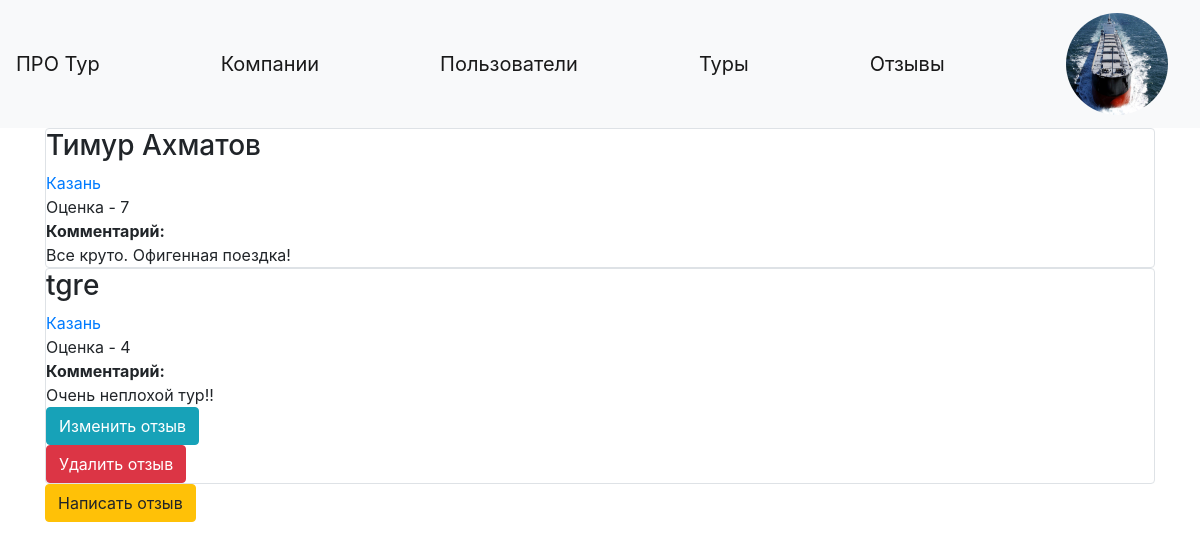
Page /reviews/tour/1 (signed in) on the committed database.
### data/reviews.py (models this page shows)
class Review(SqlAlchemyBase):
    __tablename__ = 'reviews'
    id = sqlalchemy.Column(sqlalchemy.Integer, primary_key=True, autoincrement=True)
    user_id = sqlalchemy.Column(sqlalchemy.Integer, sqlalchemy.ForeignKey("users.id"))
    user = orm.relationship('User')
    tour_id = sqlalchemy.Column(sqlalchemy.Integer, sqlalchemy.ForeignKey("tours.id"))
    tour = orm.relationship('Tour')
    grade = sqlalchemy.Column(sqlalchemy.Integer, nullable=True)
    comment = sqlalchemy.Column(sqlalchemy.String, nullable=True)

### data/users.py (models this page shows, shortened)
class User(SqlAlchemyBase, UserMixin, SerializerMixin):
    __tablename__ = 'users'
    id = sqlalchemy.Column(sqlalchemy.Integer, primary_key=True, autoincrement=True)
    name = sqlalchemy.Column(sqlalchemy.String, nullable=True)
    birthday = sqlalchemy.Column(sqlalchemy.DateTime, nullable=True)
    sex = sqlalchemy.Column(sqlalchemy.String, nullable=True)
    email = sqlalchemy.Column(sqlalchemy.String, index=True, unique=True, nullable=True)
    hashed_password = sqlalchemy.Column(sqlalchemy.String, nullable=True)
    created_date = sqlalchemy.Column(sqlalchemy.DateTime, default=datetime.datetime.now)
    access_company = sqlalchemy.Column(sqlalchemy.String, nullable=True, default='')

### data/tours.py (models this page shows)
class Tour(SqlAlchemyBase):
    __tablename__ = 'tours'
    id = sqlalchemy.Column(sqlalchemy.Integer, primary_key=True, autoincrement=True)
    title = sqlalchemy.Column(sqlalchemy.String, nullable=True)
    first_day = sqlalchemy.Column(sqlalchemy.DateTime, nullable=True)
    last_day = sqlalchemy.Column(sqlalchemy.DateTime, nullable=True)
    people = sqlalchemy.Column(sqlalchemy.String, nullable=True)
    company_id = sqlalchemy.Column(sqlalchemy.Integer, sqlalchemy.ForeignKey("companies.id"))
    company = orm.relationship('Company')
    created_date = sqlalchemy.Column(sqlalchemy.DateTime, default=datetime.datetime.now)
    place = sqlalchemy.Column(sqlalchemy.String, nullable=True)

### main.py (the view)
@app.route('/reviews/tour/<int:id>')
def review_tour(id):
    db_sess = db_session.create_session()
    tour = db_sess.query(Tour).filter(Tour.id == id).first()
    reviews = db_sess.query(Review).filter(Review.tour_id == id).all()
    k = ''
    for p in list(map(int, tour.people.split(','))):
        if db_sess.query(User).filter(User.id == p).first():
            k += ', ' + db_sess.query(User).filter(User.id == p).first().name
    return render_template('tour_reviews.html', title=f'Отзывы на тур {tour.title}', reviews=reviews, people=k[2:], tour=tour, img=url_for("static", filename=image))

### data/db_session.py (called while the page is built)
def create_session() -> Session:
    global __factory
    return __factory()

### main.py (called while the page is built)
@login_manager.user_loader
def load_user(user_id):
    db_sess = db_session.create_session()
    return db_sess.query(User).get(user_id)

### templates/tour_reviews.html
{% extends "base.html" %}
{% block content %}
{% for item in reviews%}
<div class="col-md6 border rounded">
    <h3>{{item.user.name}}</h3>
    <div>
        <a href="/tours/{{ item.tour.id }}">{{item.tour.title}}</a>
    </div>
    <div>
        Оценка - {{item.grade}}
    </div>
        <b>Комментарий:</b>
    <div>
        {{ item.comment }}
    </div>
    {% if current_user.is_authenticated and current_user.id == item.user.id%}
    <div>
        <a href="/edit_review/{{ item.id }}" class="btn btn-info">
            Изменить отзыв
        </a>
    </div>
    <div>
        <a href="/delete_review/{{ item.id }}" class="btn btn-danger">
            Удалить отзыв
        </a>
    </div>
    {% endif %}
</div>
{% endfor %}
{% if current_user.is_authenticated and current_user.name in people%}
    <div>
        <a href="/add_review/tour/{{ tour.id }}" class="btn btn-warning">
            Написать отзыв
        </a>
    </div>
    {% endif %}
{% endblock %}

### rows in the picture
Review: user.name "Тимур Ахматов", tour "Казань", grade "7", comment "Все круто. Офигенная поездка!"
Review: user.name "tgre", tour "Казань", grade "4", comment "Очень неплохой тур!!"
